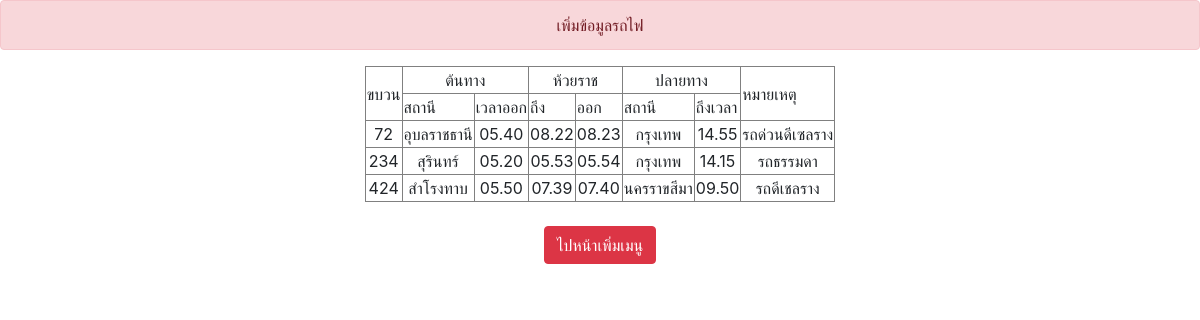
Page /index.php/manage_menu/showall on the committed database.
### tables this page shows
CREATE TABLE `train` (
  `T_id` int(3) NOT NULL,
  `station` varchar(20) NOT NULL,
  `time_out` varchar(20) NOT NULL,
  `to` varchar(20) NOT NULL,
  `out` varchar(20) NOT NULL,
  `station_destination` varchar(20) NOT NULL,
  `to_time` varchar(20) NOT NULL,
  `note` varchar(20) NOT NULL
);

### application/controllers/manage_menu.php (called while the page is built, shortened)
<?php
class Manage_menu extends CI_Controller {
	function __construct(){
		$this->load->model('Menu_model','Menu');
	}
	public function showall()
	{
		$result['menus'] = $this->Menu->getAll();
		$this->load->view('view_menu',$result);
	}
}

### index.php (called while the page is built, shortened)
<?php
require_once BASEPATH.'core/CodeIgniter.php';

### application/models/menu_model.php (called while the page is built, shortened)
<?php defined('BASEPATH') OR exit('No direct script access allowed');
class Menu_model extends CI_Model {
		function getAll(){
			$this->db->select('T_id, station, time_out,to,out,station_destination,to_time,note');
			$this->db->where('time_out <',"06.00");
			$result = $this->db->get('train');
			return $result;
		}
}

### application/views/view_menu.php (the view, shortened to what this page needs)
?><!DOCTYPE html>
<html lang="en">
<head>
	<link rel="stylesheet" href="https://stackpath.bootstrapcdn.com/bootstrap/4.4.1/css/bootstrap.min.css">
</head>
<body>
<div id="container"  align="center">
	<form action="Manage_menu/reg_train" method="post">
	<div class="alert alert-danger" role="alert">
  เพิ่มข้อมูลรถไฟ
</div>
<table  border="1">
<table  border="1">
	<table align="center"  border="1">
  <tr>
    <td rowspan="2">ขบวน</td>
   <td colspan="2"><center> ต้นทาง</center></td>
   <td colspan="2"><center> ห้วยราช</center></td>
   <td colspan="2"><center> ปลายทาง</center></td>
   <td rowspan="2">หมายเหตุ</td>
  </tr>
  <tr>
    <td>สถานี</td>
	<td>เวลาออก</td>
	<td>ถึง</td>
	<td>ออก</td>
	<td>สถานี</td>
	<td>ถึงเวลา</td>
  </tr>
<?php
	foreach($menus->result_array() as $menu){
		echo "<tr align=\"center\">";
			echo"<td>".$menu['T_id'];
			echo"<td>".$menu['station']."</td>";
			echo"<td>".$menu['time_out']."</td>";
			echo"<td>".$menu['to']."</td>";
			echo"<td>".$menu['out']."</td>";
			echo"<td>".$menu['station_destination']."</td>";
			echo"<td>".$menu['to_time']."</td>";
			echo"<td>".$menu['note']."</td>";
			}
?>
		</table>
		<br>
	<center>
		<a class="btn btn-danger" href="http://localhost/menuproject/index.php/manage_menu">ไปหน้าเพิ่มเมนู</a>
	</div>
</body>
</html>

### rows in the picture
train: T_id "72", station "อุบลราชธานี", time_out "05.40", to "08.22", out "08.23", station_destination "กรุงเทพ", to_time "14.55", note "รถด่วนดีเซลราง"
train: T_id "234", station "สุรินทร์", time_out "05.20", to "05.53", out "05.54", station_destination "กรุงเทพ", to_time "14.15", note "รถธรรมดา"
train: T_id "424", station "สำโรงทาบ", time_out "05.50", to "07.39", out "07.40", station_destination "นครราขสีมา", to_time "09.50", note "รถดีเชลราง"
